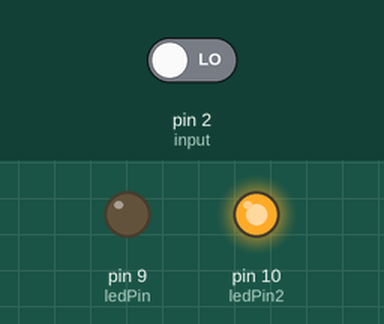
This sketch was run on a simulated Arduino Uno, built with avr-gcc and run on an emulated ATmega328P. Shown: output pins drawn as LEDs (lit = HIGH). Dashed ring = blinking. Inputs (shaded band) come from the test bench; at power-on: pin 2 (input) LOW.

Above: at 2.0 s.
2.1 s: pin 2 (input) driven HIGH
At 2.8 s:
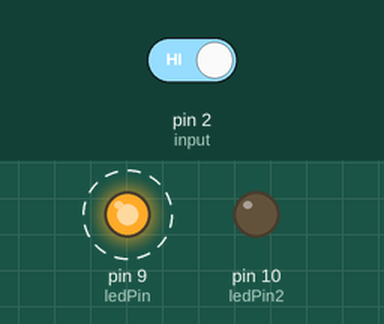
5.3 s: pin 2 (input) driven LOW
At 5.8 s:
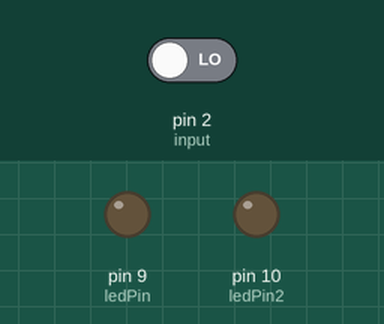
At 6.75 s:
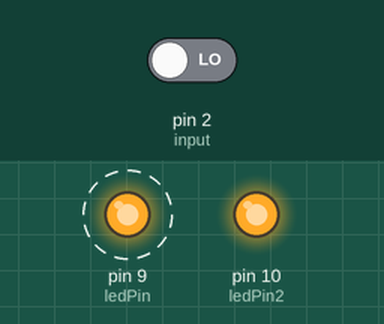
Timing chart, 0 to 14.5 s (numbered marks = the images above; inputs shaded):
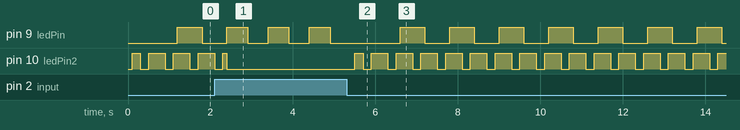

Measured:
- after the input at 5.3 s, pin 10 (ledPin2): LOW → HIGH after 0.20 s, then repeats every 0.60 s: LOW 0.20 s, HIGH 0.40 s
- by itself, pin 9 (ledPin): alternates HIGH for 0.60 s and LOW for 0.60 s

The sketch:

led_logic_circuit.ino
```cpp
#include <Arduino.h>
const int ledPin = 9;
const int ledPin2 = 10;
const int input = 2;
int ledPinState = HIGH;

void setup() {
  // put your setup code here, to run once:
  pinMode(ledPin, OUTPUT);
  pinMode(ledPin2, OUTPUT);
  pinMode(input, INPUT);
}

void loop() {
  // put your main code here, to run repeatedly:
  if (digitalRead(input) == HIGH) {
      digitalWrite(ledPin, HIGH);
      digitalWrite(ledPin2, LOW);
      delay(500);
      digitalWrite(ledPin, LOW);
      delay(500);
    } else {
      delay(100);
      digitalWrite(ledPin2, HIGH);

      delay(200);
      digitalWrite(ledPin2, LOW);

      delay(200);
      digitalWrite(ledPin2, HIGH);

      delay(100);
      if (ledPinState == HIGH) {
          digitalWrite(ledPin, LOW);
          ledPinState = LOW;
        } else {
          digitalWrite(ledPin, HIGH);
          ledPinState = HIGH;
          }
      }
}
```
